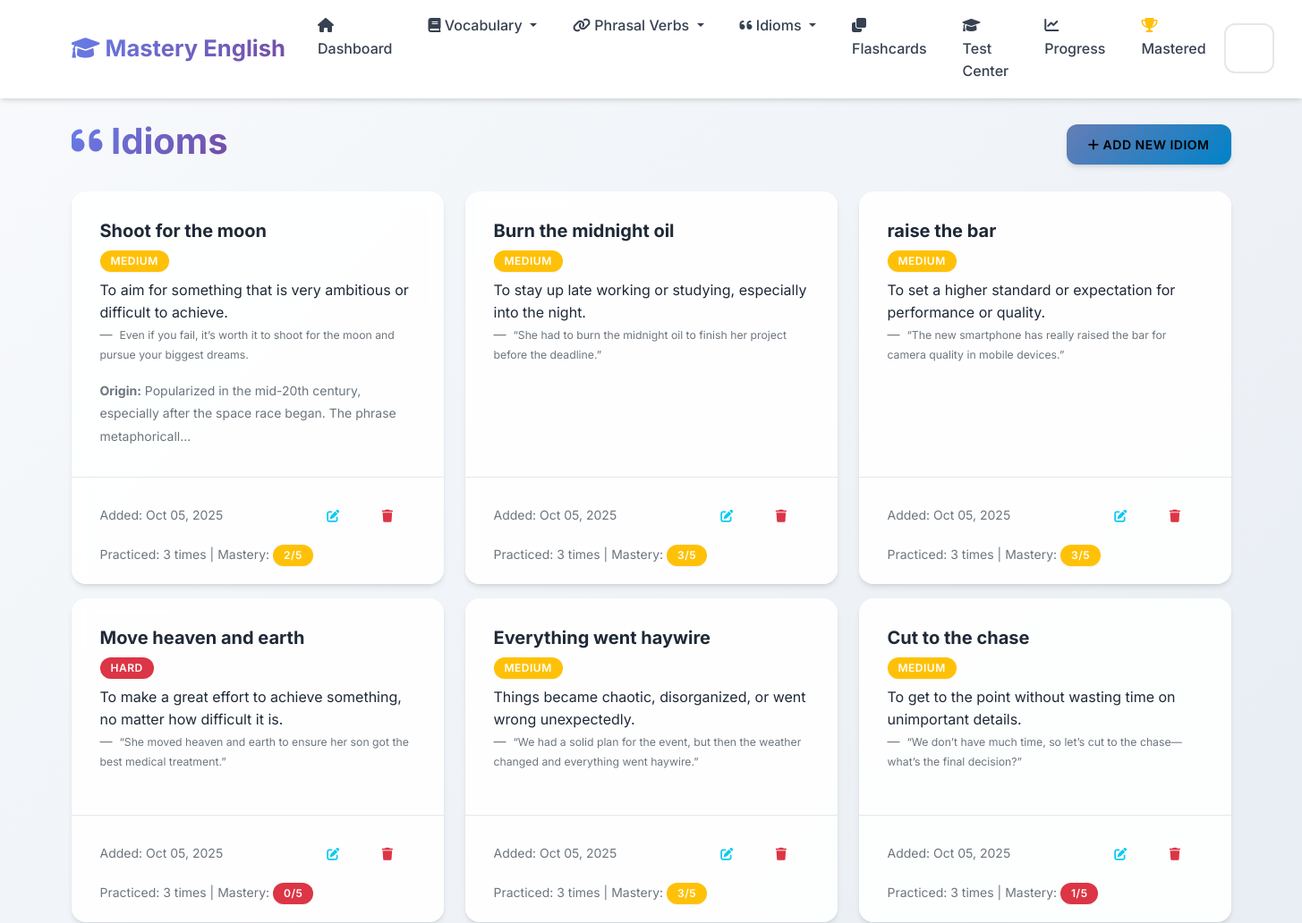
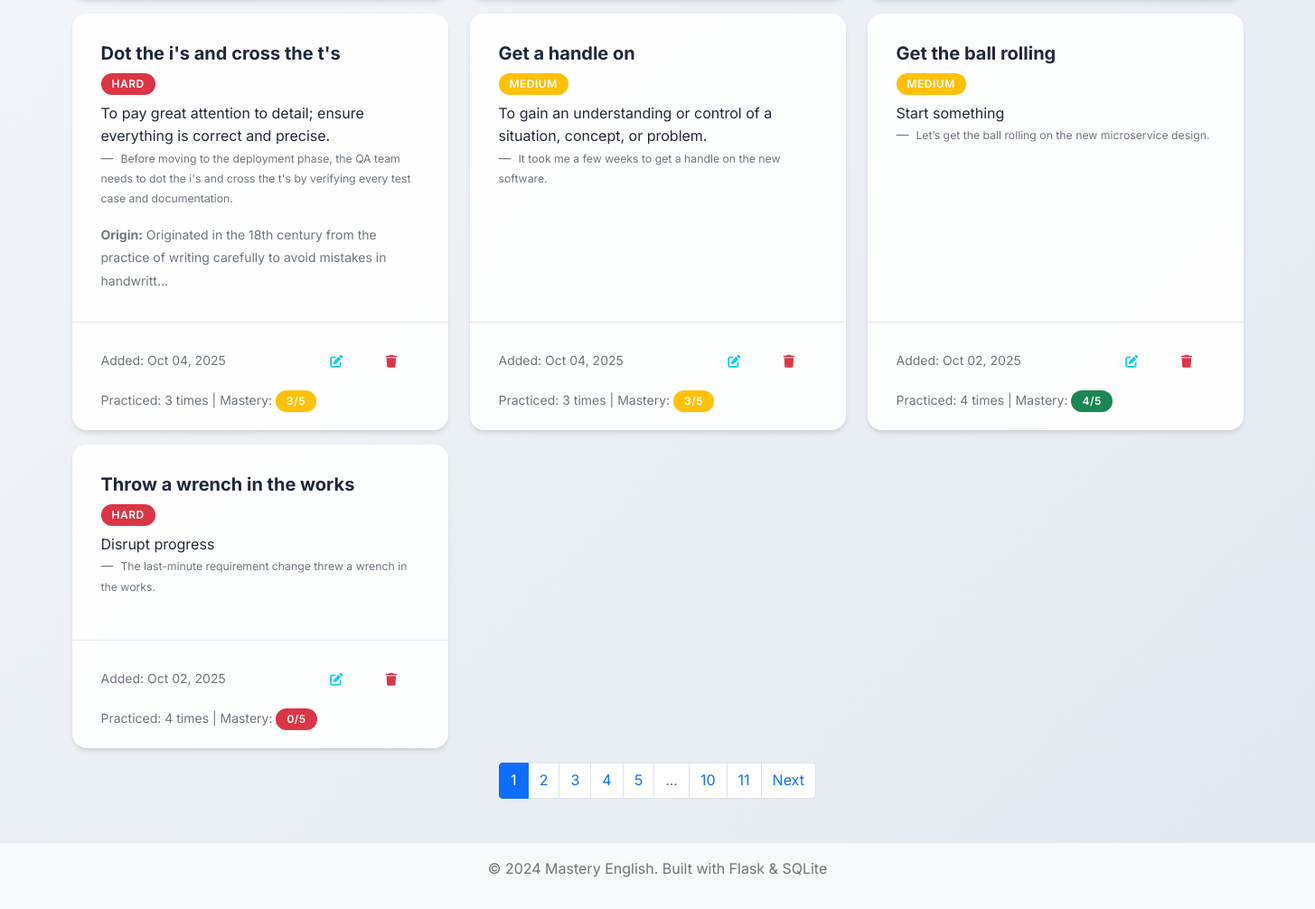
Page /idioms on the earlier database version (2 pictures, top to bottom).
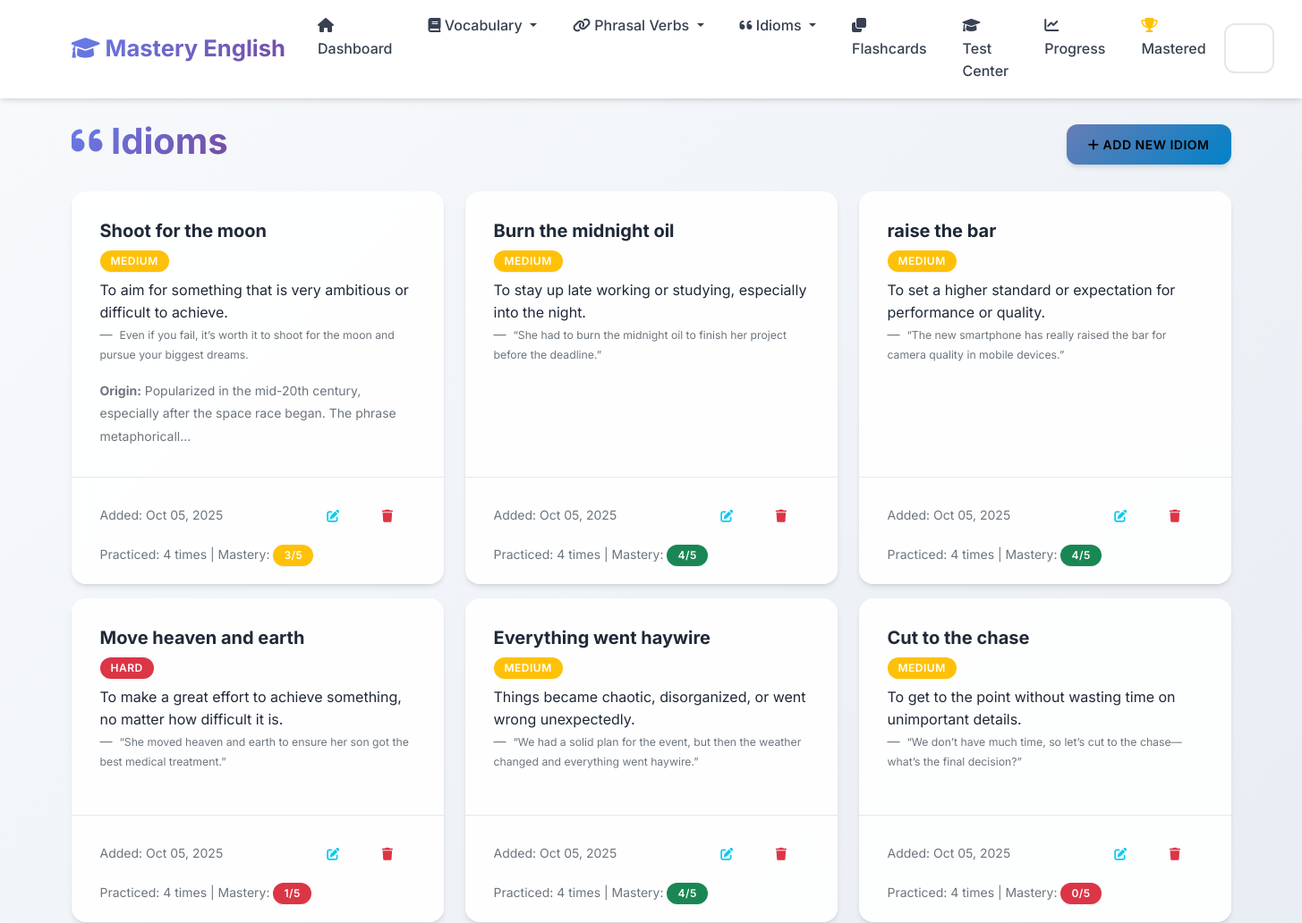
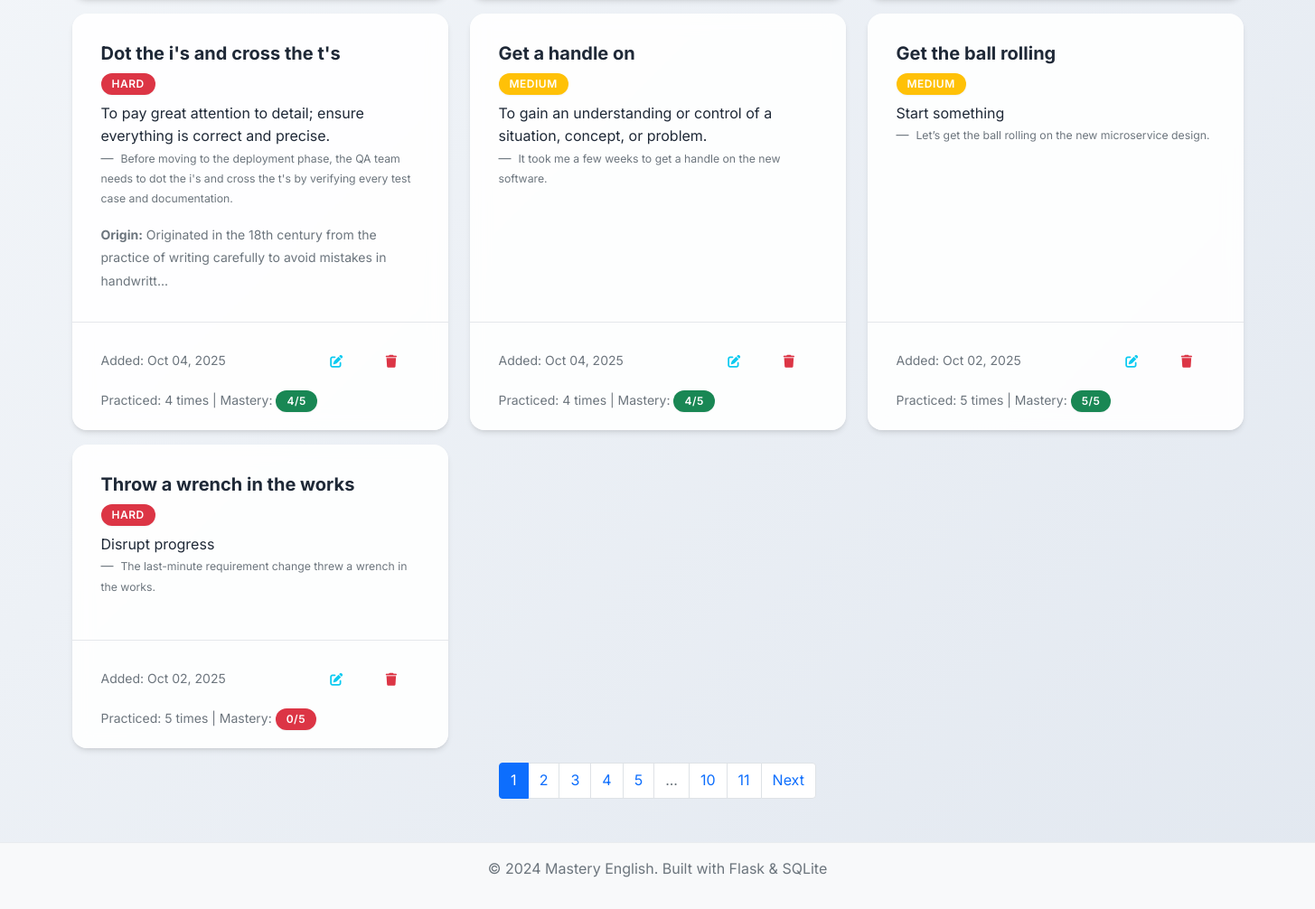
Same page on the later database version (2 pictures, top to bottom).
### app.py (models this page shows, shortened)
class Idiom(db.Model):
    __tablename__ = 'idioms'
    id = db.Column(db.Integer, primary_key=True)
    idiom = db.Column(db.String(200), nullable=False)
    meaning = db.Column(db.Text, nullable=False)
    example_sentence = db.Column(db.Text)
    origin = db.Column(db.Text)
    difficulty_level = db.Column(db.String(20), default='medium')
    date_added = db.Column(db.DateTime, default=datetime.utcnow)
    times_practiced = db.Column(db.Integer, default=0)
    last_practiced = db.Column(db.DateTime)
    mastery_level = db.Column(db.Integer, default=0)

### app.py (the view)
@app.route('/idioms')
def idioms_list():
    page = request.args.get('page', 1, type=int)
    idioms = Idiom.query.order_by(Idiom.date_added.desc()).paginate(
        page=page, per_page=10, error_out=False)
    return render_template('idioms_list.html', idioms=idioms)

### templates/idioms_list.html (shortened to what the changed rows need)
{% extends "base.html" %}
{% block content %}
<div class="row">
    <div class="col-12">
        <div class="d-flex justify-content-between align-items-center mb-4">
            <h1>
                <i class="fas fa-quote-left"></i> Idioms
            </h1>
        </div>
    </div>
</div>
{% if idioms.items %}
    <div class="row">
        {% for idiom in idioms.items %}
            <div class="col-md-6 col-lg-4 mb-3">
                <div class="card h-100">
                    <div class="card-body">
                        <h5 class="card-title">{{ idiom.idiom }}</h5>
                        <span class="badge bg-{% if idiom.difficulty_level == 'easy' %}success{% elif idiom.difficulty_level == 'hard' %}danger{% else %}warning{% endif %} mb-2">
                            {{ idiom.difficulty_level.title() }}
                        </span>
                        <p class="card-text">{{ idiom.meaning }}</p>
                        {% if idiom.example_sentence %}
                            <blockquote class="blockquote-footer">
                                <small>{{ idiom.example_sentence }}</small>
                            </blockquote>
                        {% endif %}
                        {% if idiom.origin %}
                            <div class="mt-2">
                                <small class="text-muted">
                                    <strong>Origin:</strong> {{ idiom.origin[:100] }}{% if idiom.origin|length > 100 %}...{% endif %}
                                </small>
                            </div>
                        {% endif %}
                    </div>
                    <div class="card-footer bg-transparent">
                        <div class="d-flex justify-content-between align-items-center">
                            <small class="text-muted">
                                Added: {{ idiom.date_added.strftime('%b %d, %Y') }}
                            </small>
                            <div class="btn-group" role="group">
                                <a href="{{ url_for('edit_idiom', id=idiom.id) }}" class="btn btn-sm btn-outline-info">
                                    <i class="fas fa-edit"></i>
                                </a>
                                <button type="button" class="btn btn-sm btn-outline-danger" onclick="confirmDelete('{{ idiom.idiom }}', '{{ url_for('delete_idiom', id=idiom.id) }}')">
                                    <i class="fas fa-trash"></i>
                                </button>
                            </div>
                        </div>
                        {% if idiom.times_practiced > 0 %}
                            <div class="mt-2">
                                <small class="text-muted">
                                    Practiced: {{ idiom.times_practiced }} times
                                    | Mastery:
                                    <span class="badge bg-{% if idiom.mastery_level >= 4 %}success{% elif idiom.mastery_level >= 2 %}warning{% else %}danger{% endif %}">
                                        {{ idiom.mastery_level }}/5
                                    </span>
                                </small>
                            </div>
                        {% endif %}
                    </div>
                </div>
            </div>
        {% endfor %}
    </div>
{% endif %}
{% endblock %}

Differences in the rows shown:
changed Idiom "Shoot for the moon": times_practiced "3" → "4"; mastery_level "2" → "3"
changed Idiom "Burn the midnight oil": times_practiced "3" → "4"; mastery_level "3" → "4"
changed Idiom "raise the bar": times_practiced "3" → "4"; mastery_level "3" → "4"
changed Idiom "Move heaven and earth": times_practiced "3" → "4"; mastery_level "0" → "1"
changed Idiom "Everything went haywire": times_practiced "3" → "4"; mastery_level "3" → "4"
changed Idiom "Cut to the chase": times_practiced "3" → "4"; mastery_level "1" → "0"
changed Idiom "Dot the i's and cross the t's": times_practiced "3" → "4"; mastery_level "3" → "4"
changed Idiom "Get a handle on": times_practiced "3" → "4"; mastery_level "3" → "4"
changed Idiom "Get the ball rolling": times_practiced "4" → "5"; mastery_level "4" → "5"
changed Idiom "Throw a wrench in the works": times_practiced "4" → "5"
